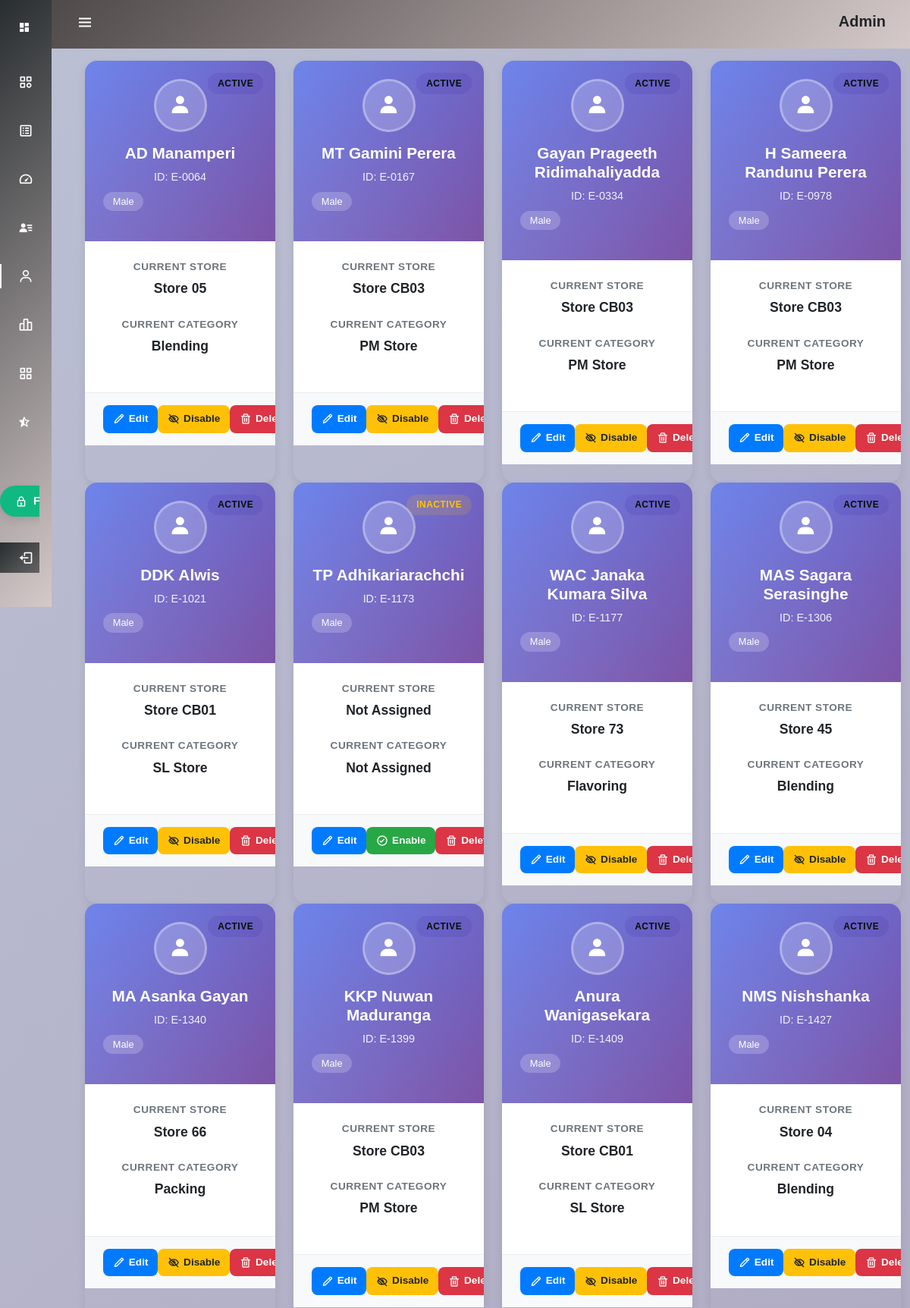
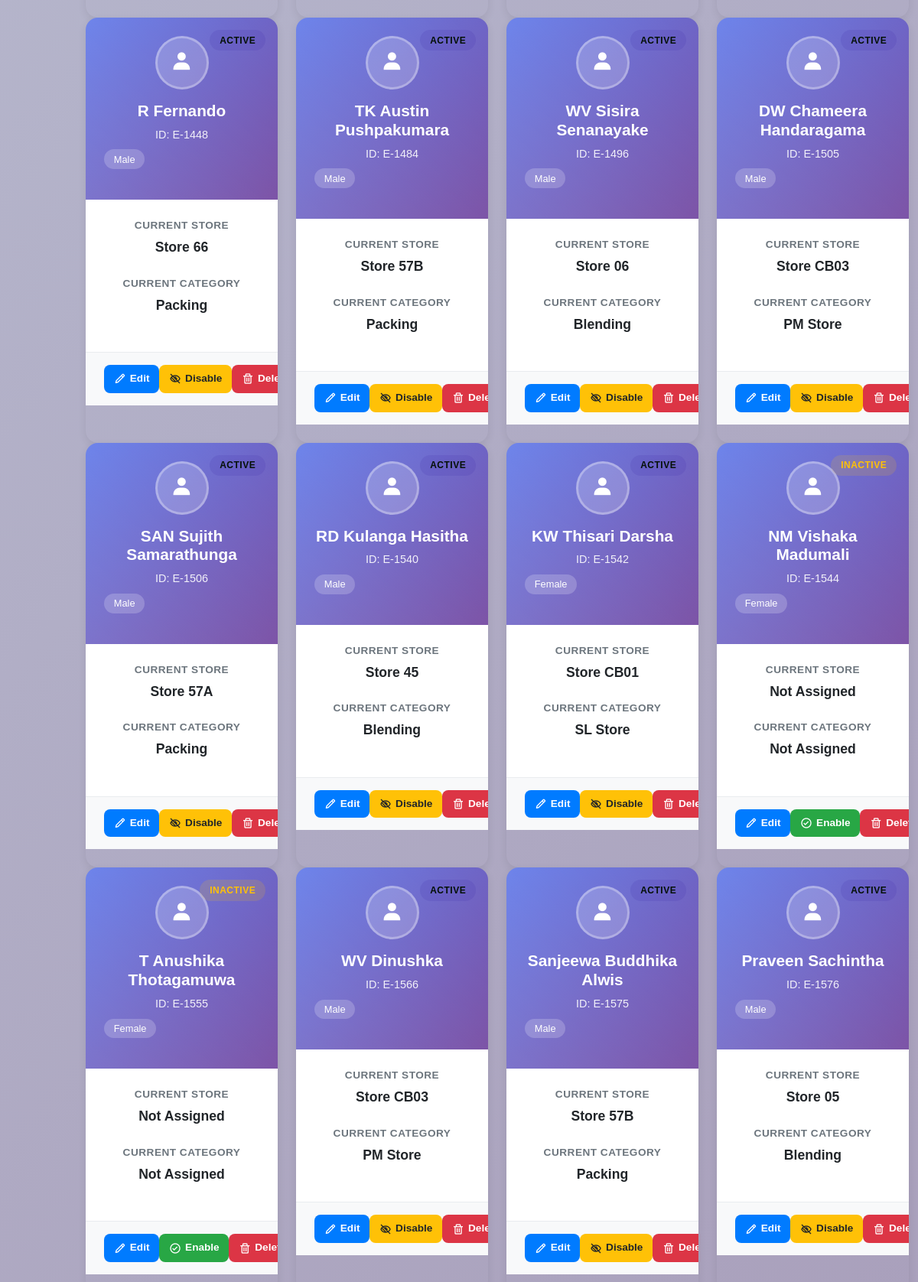
Screenshot of /Employees.php (signed in, upper part) with the database file from the repository (2 pictures, top to bottom).
### tables this page shows
CREATE TABLE `system_settings` (
  `id` int(11) NOT NULL DEFAULT 1,
  `evaluation_frozen` enum('0','1') DEFAULT '0',
  `created_at` timestamp NOT NULL DEFAULT current_timestamp(),
  `updated_at` timestamp NOT NULL DEFAULT current_timestamp() ON UPDATE current_timestamp()
);

CREATE TABLE `employee` (
  `emp_id` varchar(10) NOT NULL,
  `emp_name` varchar(100) NOT NULL,
  `current_category` varchar(10) NOT NULL,
  `current_store` varchar(10) NOT NULL,
  `gender` varchar(10) NOT NULL
);

### Employees.php (the view, shortened to what this page needs)
<?php
include "config.php";
$freeze_query = "SELECT evaluation_frozen FROM system_settings WHERE id = 1";
$freeze_result = mysqli_query($conn, $freeze_query);
if ($freeze_result && mysqli_num_rows($freeze_result) > 0) {
    $freeze_data = mysqli_fetch_assoc($freeze_result);
    $is_frozen = $freeze_data['evaluation_frozen'];
} else {
    $is_frozen = '0';
}
if (isset($_SESSION["user"])) {
  $sql = "SELECT * FROM employee";
  $result = $conn->query($sql);
?>
  <!DOCTYPE html>
  <html lang="en">
  <head>
    <link rel="stylesheet" href="https://cdn.jsdelivr.net/npm/bootstrap@5.0.0-beta1/dist/css/bootstrap.min.css" />
    <link rel="stylesheet" href="https://cdn.jsdelivr.net/npm/bootstrap@5.0.0-beta1/dist/js/bootstrap.bundle.min.js" />
    <link rel="stylesheet" href="https://cdnjs.cloudflare.com/ajax/libs/jquery/3.2.1/jquery.min.js" />
    <link rel="stylesheet" href="https://cdn.jsdelivr.net/npm/boxicons@latest/css/boxicons.min.css" />
    <link rel="stylesheet" href="./style.css" />
  </head>
  <body id="body-pd" class="content <?php if ($_SESSION['isAdmin']) {
                                      echo "Admin";
                                    } else if ($_SESSION["isEvaluator"]) {
                                      echo "Evaluator";
                                    } else {
                                      echo "Guest";
                                    } ?>">
    <header class="header <?php if ($_SESSION['isAdmin']) {
                            echo "Admin";
                          } else if ($_SESSION["isEvaluator"]) {
                            echo "Evaluator";
                          } else {
                            echo "Guest";
                          } ?>" id="header">
      <div class="header_toggle"> <i class='bx bx-menu' id="header-toggle"></i> </div>
      <?php if (isset($_SESSION["user"])) { ?>
        <h5 style="font-weight: bold; text-transform: capitalize;"><?php echo $_SESSION["user"]; ?></h5>
      <?php } else { ?>
        <div class="header_img"> <a href="./signin.php"><i class='bx bxs-user nav_icon' style="padding: 1vh;"></i></a> </div>
      <?php } ?>
    </header>
    <div class="l-navbar <?php if ($_SESSION['isAdmin']) {
                            echo "Admin";
                          } else if ($_SESSION["isEvaluator"]) {
                            echo "Evaluator";
                          } else {
                            echo "Guest";
                          } ?>" id="nav-bar">
      <nav class="nav">
        <div>
          <a href="./index.php" class="nav_logo" style="color: #ffffff; font-weight: bold;">
            <i class='bx bxs-dashboard me-2'></i>
          </a>
          <div class="nav_list">
            <a href="./Categories.php" class="nav_link"> <i class='bx bx-category nav_icon'></i> <span class="nav_name">Categories</span> </a>
            <a href="./AttributeCategories.php" class="nav_link"> <i class='bx bx-spreadsheet nav_icon'></i> <span class="nav_name">Attributes</span> </a>
            <a href="./ScoringMethods.php" class="nav_link"> <i class='bx bx-tachometer nav_icon'></i> <span class="nav_name">Marking Schemes</span> </a>
            <a href="./Evaluators.php" class="nav_link"> <i class='bx bxs-user-detail nav_icon'></i> <span class="nav_name">Evaluators</span> </a>
            <a href="./Employees.php" class="nav_link active"> <i class='bx bx-user nav_icon'></i><span class="nav_name">Evaluatees</span> </a>
            <?php if ($is_frozen == '1'): ?>
              <a href="javascript:void(0)" class="nav_link disabled">
                <i class='bx bx-bar-chart-alt-2 nav_icon'></i>
                <span class="nav_name">Evaluate by Individual <small class="text-danger">(Frozen)</small></span>
              </a>
              <a href="javascript:void(0)" class="nav_link disabled">
                <i class='bx bx-grid-alt nav_icon'></i>
                <span class="nav_name">Evaluate by Warehouse <small class="text-danger">(Frozen)</small></span>
              </a>
            <?php else: ?>
              <a href="./namely_evaluation.php" class="nav_link"> <i class='bx bx-bar-chart-alt-2 nav_icon'></i> <span class="nav_name">Evaluate by Individual</span> </a>
              <a href="./Warehouses.php" class="nav_link"> <i class='bx bx-grid-alt nav_icon'></i> <span class="nav_name">Evaluate by Warehouse</span> </a>
            <?php endif; ?>
            <a href="./periodRatings.php" class="nav_link"> <i class='bx bxs-star-half'></i> <span class="nav_name">Results & Grading</span> </a>
          </div>
        </div>
        <div>
          <?php if ($_SESSION['isAdmin']): ?>
            <form method="POST" action="index.php" style="margin-bottom: 10px;">
              <button type="submit" name="toggle_freeze" class="nav_link freeze-btn <?php echo $is_frozen == '1' ? 'frozen' : 'unfrozen'; ?>" style="border: none; width: 100%;">
                <i class='bx <?php echo $is_frozen == '1' ? 'bx-lock-open' : 'bx-lock'; ?>'></i>
                <span class="nav_name"><?php echo $is_frozen == '1' ? 'Unfreeze System' : 'Freeze System'; ?></span>
              </button>
            </form>
          <?php endif; ?>
          <form enctype="multipart/form-data" action="<?php echo htmlspecialchars($_SERVER["PHP_SELF"]); ?>" method="POST">
            <button type="submit" name="signout" class="nav_link <?php if ($_SESSION['isAdmin']) {
                                                                    echo "Admin";
                                                                  } else if ($_SESSION["isEvaluator"]) {
                                                                    echo "Evaluator";
                                                                  } else {
                                                                    echo "Guest";
                                                                  } ?>" style="background-color: #666; border: none; width: 100%;">
              <i class='bx bx-log-out nav_icon'></i>
            </button>
          </form>
        </div>
      </nav>
    </div>
    <div class="height-100 container mt-5 mb-3" style="padding-top: 2vh;">
      <?php if ($result->num_rows > 0) { ?>
        <div class="row">
          <?php while ($row = $result->fetch_assoc()) {
            $isActive = !empty($row['current_store']) && !empty($row['current_category']);
            ?>
            <div class="col-md-3">
              <div class="modern-card <?php if ($_SESSION['isAdmin']) {
                                          echo "Admin";
                                        } else if ($_SESSION["isEvaluator"]) {
                                          echo "Evaluator";
                                        } else {
                                          echo "Guest";
                                        } ?>">
                <div class="status-badge <?php echo $isActive ? 'status-active' : 'status-inactive'; ?>">
                  <?php echo $isActive ? 'Active' : 'Inactive'; ?>
                </div>
                <div class="card-header-gradient">
                  <div class="employee-avatar">
                    <i class='bx bxs-user'></i>
                  </div>
                  <h3 class="employee-name"><?php echo $row['emp_name'] ?></h3>
                  <div class="employee-id">ID: <?php echo $row['emp_id'] ?></div>
                  <div class="employee-gender"><?php echo $row['gender'] ?></div>
                </div>
                <div class="card-body-modern">
                  <div class="details-section">
                    <div class="details-label">Current Store</div>
                    <div class="details-value">
                      <?php echo !empty($row['current_store']) ? 'Store ' . $row['current_store'] : 'Not Assigned'; ?>
                    </div>
                  </div>
                  <div class="details-section">
                    <div class="details-label">Current Category</div>
                    <div class="details-value">
                      <?php echo !empty($row['current_category']) ? $row['current_category'] : 'Not Assigned'; ?>
                    </div>
                  </div>
                </div>
                <?php if ($_SESSION["isAdmin"]) { ?>
                  <div class="card-actions-modern">
                    <a href="./employee.php?id=<?php echo $row['emp_id'] ?>" class="action-btn-modern btn-edit-modern">
                      <i class='bx bx-pencil'></i> Edit
                    </a>
                    <?php if ($isActive) { ?>
                      <a href="./delete.php?disId=<?php echo $row['emp_id'] ?>" class="action-btn-modern btn-disable-modern">
                        <i class='bx bx-low-vision'></i> Disable
                      </a>
                    <?php } else { ?>
                      <a href="./employee.php?id=<?php echo $row['emp_id'] ?>" class="action-btn-modern btn-enable-modern">
                        <i class='bx bx-check-circle'></i> Enable
                      </a>
                    <?php } ?>
                    <a href="./delete.php?empId=<?php echo $row['emp_id'] ?>" class="action-btn-modern btn-delete-modern" onclick="return confirm('Are you sure you want to delete this employee?');">
                      <i class='bx bx-trash'></i> Delete
                    </a>
                  </div>
                <?php } ?>
              </div>
            </div>
          <?php } ?>
        </div>
      <?php } ?>
    </div>
  </body>
  </html>
<?php } else {
  header("location: signin.php");
} ?>

### style.css (style rules this page uses)
:root { --header-height: 3rem; --nav-width: 68px; --first-color: #ffffff; --first-color-light: #ffffff; --white-color: #F7F6FB; --body-font: "Calibri", sans-serif; --normal-font-size: 1rem; --z-fixed: 100; }
.content.Admin { position: relative; font-family: var(--body-font); font-size: var(--normal-font-size); transition: .5s; background: linear-gradient(135deg, rgb(187, 192, 211) 0%, #a191b1ff 100%); }
.header.Admin { background: linear-gradient(135deg, rgb(72, 66, 66) 0%, #d5c9c9ff 100%) !important; }
.l-navbar.Admin, .nav_link.Admin { background: linear-gradient(135deg, rgb(41, 46, 48) 0%, #d5c9c9ff 100%) !important; }
a { text-decoration: none; }
.header { width: 100%; height: var(--header-height); position: fixed; top: 0; left: 0; display: flex; align-items: center; justify-content: space-between; padding: 0 1rem; background-color: var(--white-color); z-index: var(--z-fixed); transition: .5s; }
.header_toggle { color: var(--first-color); font-size: 1.5rem; cursor: pointer; }
.l-navbar { position: fixed; top: 0; left: -30%; width: var(--nav-width); height: 100vh; background-color: var(--first-color); padding: .5rem 1rem 0 0; transition: .5s; z-index: var(--z-fixed); }
.nav { height: 100%; display: flex; flex-direction: column; justify-content: space-between; overflow: hidden; }
.nav_logo, .nav_link { display: grid; grid-template-columns: max-content max-content; align-items: center; column-gap: 1rem; padding: .5rem 0 .5rem 1.5rem; }
.nav_logo { margin-bottom: 2rem; }
.nav_link { position: relative; color: var(--first-color-light); margin-bottom: 1.5rem; transition: .3s; }
.nav_icon { font-size: 1.25rem; }
.active { color: var(--white-color); }
.active::before { content: ''; position: absolute; left: 0; width: 2px; height: 32px; background-color: var(--white-color); }
.height-100 { height: auto; }
@media screen and (min-width: 768px) { body { margin: calc(var(--header-height) + 1rem) 0 0 0; padding-left: calc(var(--nav-width) + 2rem); } }
@media screen and (min-width: 768px) { .header { height: calc(var(--header-height) + 1rem); padding: 0 2rem 0 calc(var(--nav-width) + 2rem); } }
@media screen and (min-width: 768px) { .l-navbar { left: 0; padding: 1rem 1rem 0 0; } }
a { color: #333333; }

### rows the page displays
employee: shows "ACTIVE", emp_name "AD Manamperi", emp_id "E-0064", gender "Male", current_store "05", current_category "Blending"
employee: shows "ACTIVE", emp_name "MT Gamini Perera", emp_id "E-0167", gender "Male", current_store "CB03", current_category "PM Store"
employee: shows "ACTIVE", emp_name "Gayan Prageeth Ridimahaliyadda", emp_id "E-0334", gender "Male", current_store "CB03", current_category "PM Store"
employee: shows "ACTIVE", emp_name "H Sameera Randunu Perera", emp_id "E-0978", gender "Male", current_store "CB03", current_category "PM Store"
employee: shows "ACTIVE", emp_name "DDK Alwis", emp_id "E-1021", gender "Male", current_store "CB01", current_category "SL Store"
employee: current_store "INACTIVE", emp_name "TP Adhikariarachchi", emp_id "E-1173", gender "Male", current_category "Not Assigned"
employee: shows "ACTIVE", emp_name "WAC Janaka Kumara Silva", emp_id "E-1177", gender "Male", current_store "73", current_category "Flavoring"
employee: shows "ACTIVE", emp_name "MAS Sagara Serasinghe", emp_id "E-1306", gender "Male", current_store "45", current_category "Blending"
employee: shows "ACTIVE", emp_name "MA Asanka Gayan", emp_id "E-1340", gender "Male", current_store "66", current_category "Packing"
employee: shows "ACTIVE", emp_name "KKP Nuwan Maduranga", emp_id "E-1399", gender "Male", current_store "CB03", current_category "PM Store"
employee: shows "ACTIVE", emp_name "Anura Wanigasekara", emp_id "E-1409", gender "Male", current_store "CB01", current_category "SL Store"
employee: shows "ACTIVE", emp_name "NMS Nishshanka", emp_id "E-1427", gender "Male", current_store "04", current_category "Blending"
employee: shows "ACTIVE", emp_name "R Fernando", emp_id "E-1448", gender "Male", current_store "66", current_category "Packing"
employee: shows "ACTIVE", emp_name "TK Austin Pushpakumara", emp_id "E-1484", gender "Male", current_store "57B", current_category "Packing"
employee: shows "ACTIVE", emp_name "WV Sisira Senanayake", emp_id "E-1496", gender "Male", current_store "06", current_category "Blending"
employee: shows "ACTIVE", emp_name "DW Chameera Handaragama", emp_id "E-1505", gender "Male", current_store "CB03", current_category "PM Store"
employee: shows "ACTIVE", emp_name "SAN Sujith Samarathunga", emp_id "E-1506", gender "Male", current_store "57A", current_category "Packing"
employee: shows "ACTIVE", emp_name "RD Kulanga Hasitha", emp_id "E-1540", gender "Male", current_store "45", current_category "Blending"
employee: shows "ACTIVE", emp_name "KW Thisari Darsha", emp_id "E-1542", gender "Female", current_store "CB01", current_category "SL Store"
employee: current_store "INACTIVE", emp_name "NM Vishaka Madumali", emp_id "E-1544", gender "Female", current_category "Not Assigned"
employee: current_store "INACTIVE", emp_name "T Anushika Thotagamuwa", emp_id "E-1555", gender "Female", current_category "Not Assigned"
employee: shows "ACTIVE", emp_name "WV Dinushka", emp_id "E-1566", gender "Male", current_store "CB03", current_category "PM Store"
employee: shows "ACTIVE", emp_name "Sanjeewa Buddhika Alwis", emp_id "E-1575", gender "Male", current_store "57B", current_category "Packing"
employee: shows "ACTIVE", emp_name "Praveen Sachintha", emp_id "E-1576", gender "Male", current_store "05", current_category "Blending"

### other values shown
$_SESSION["user"] "Admin"
